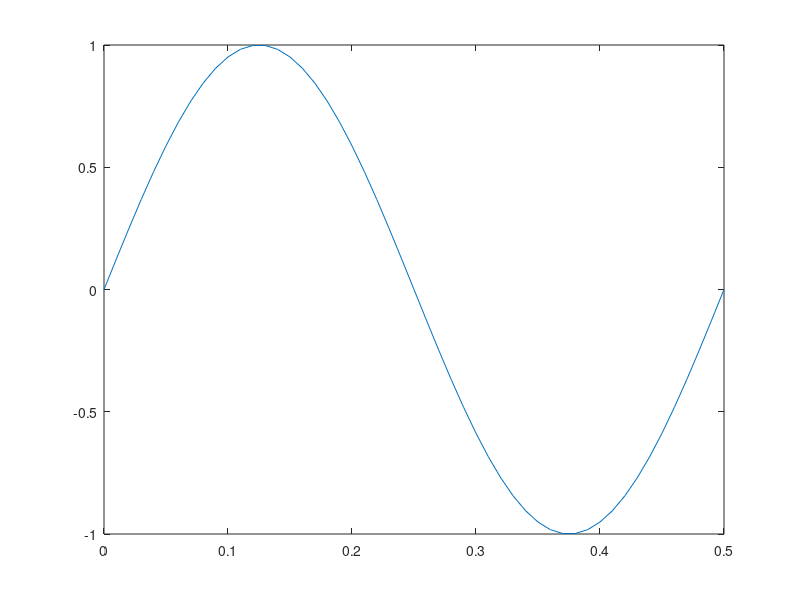
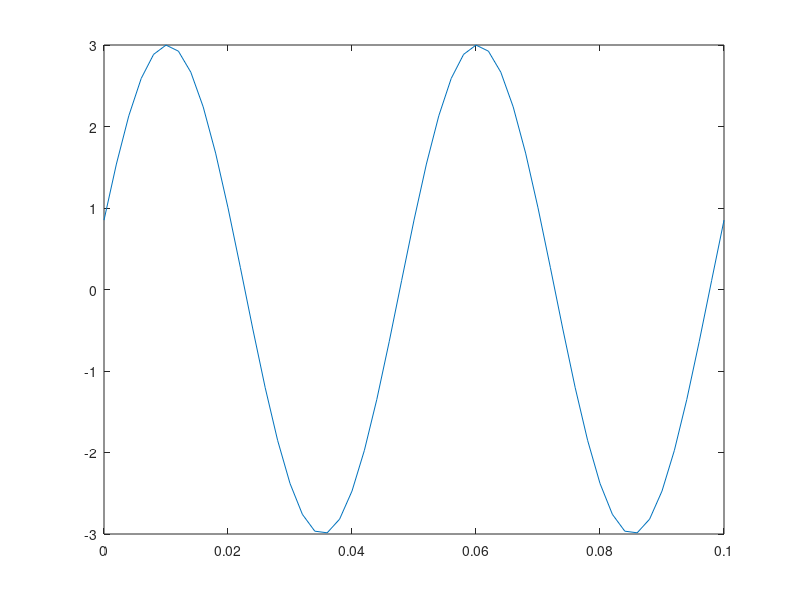
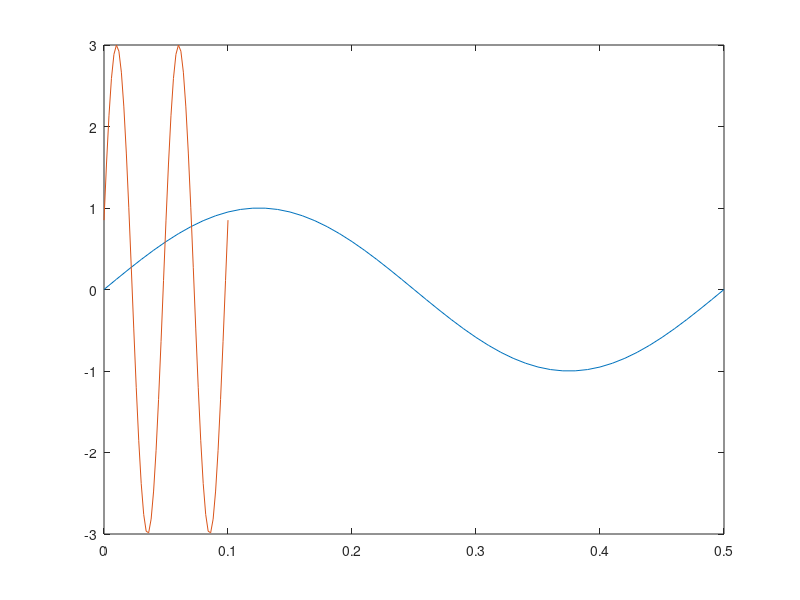
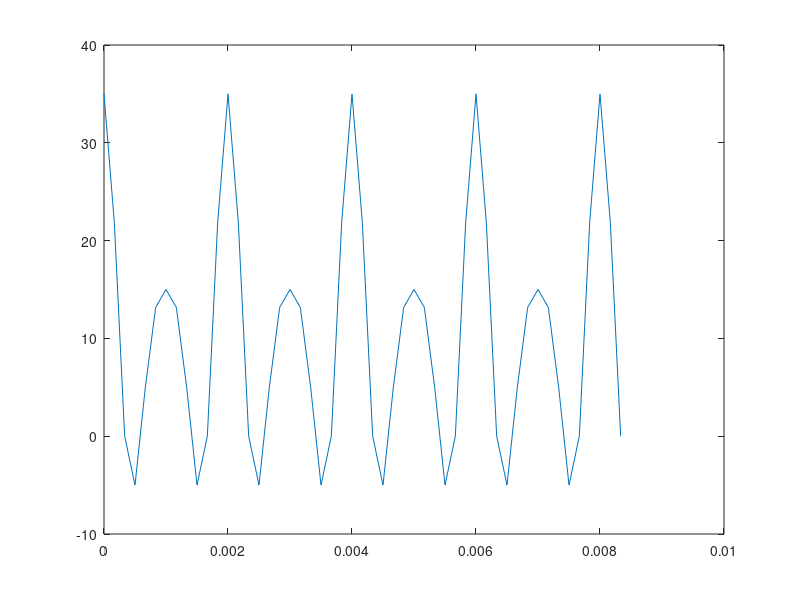

These figures' MATLAB source, in order:
clc;
clear all;
close all;

% >>> Task 1
f1 = 2;
Fs1 = 100
Ts1 = 1 / Fs1;
t1 = 0:Ts1:Ts1*50;
x1 = sin(2 * pi * f1 * t1);
f1 = figure(1);
plot(t1, x1);
% <<<

% >>> Task 2
f2 = 20;
Fs2 = 0.5 * 10.^3;
Ts2 = 1 / Fs2;
t2 = 0:Ts2:Ts2*50;
x2 = 3 * cos(2 * f2 * pi * t2 + 5);
f2 = figure(2);
plot(t2, x2);
% <<<

f3 = figure(3);
plot(t1, x1, t2, x2);

% >>> Task 3
Fs3 = 6000;
Ts3 = 1 / Fs3;
t3 = 0:Ts3:Ts3*50;
c = 10;
w1 = 5 * cos(1000 * pi * t3);
w2 = 15 * cos(2000 * pi * t3);
w3 = 5 * cos(3000 * pi * t3);
x3 = c + w1 + w2 + w3;
f4 = figure(4);
plot(t3, x3);
% <<<

waitfor(f1);
